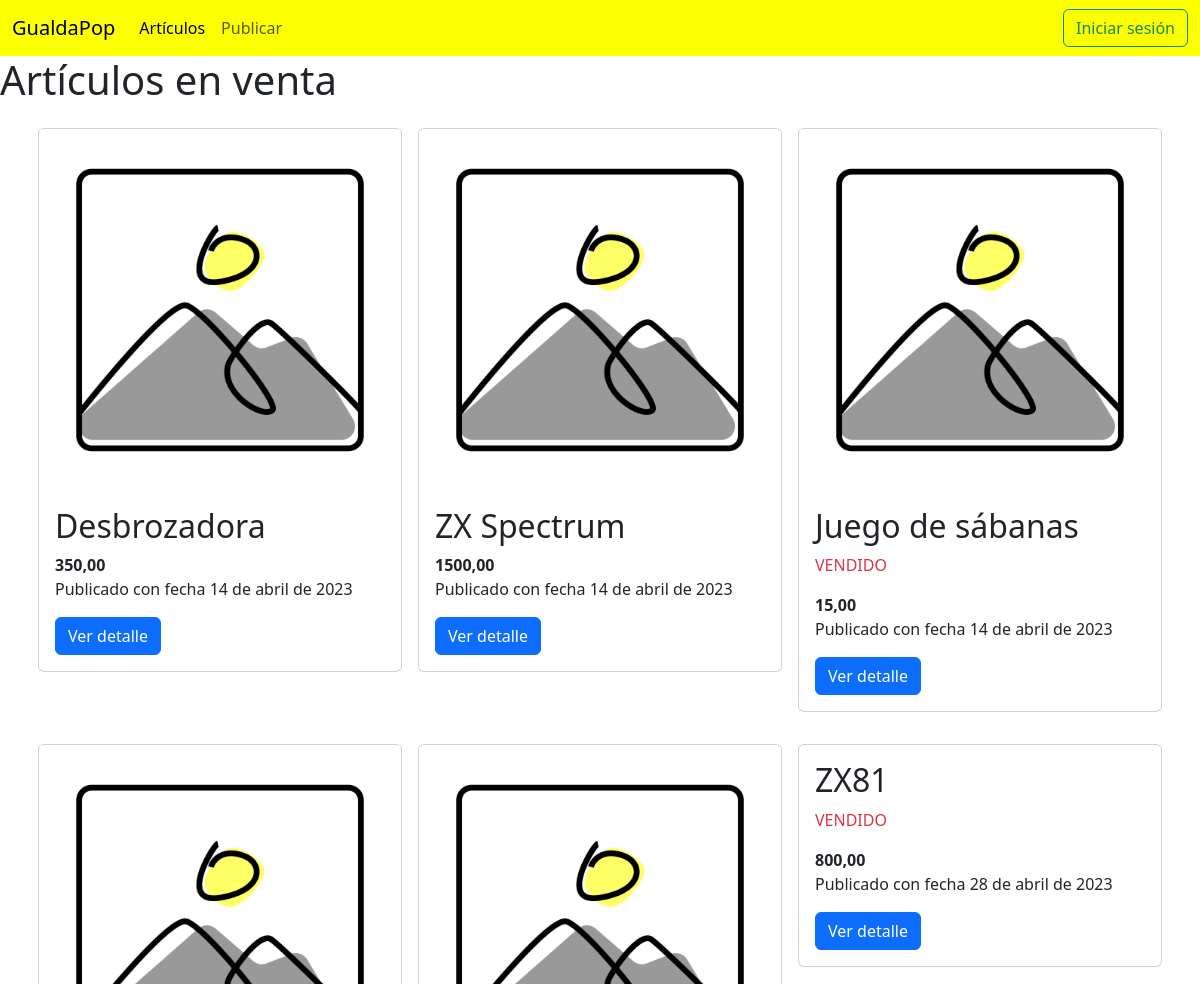
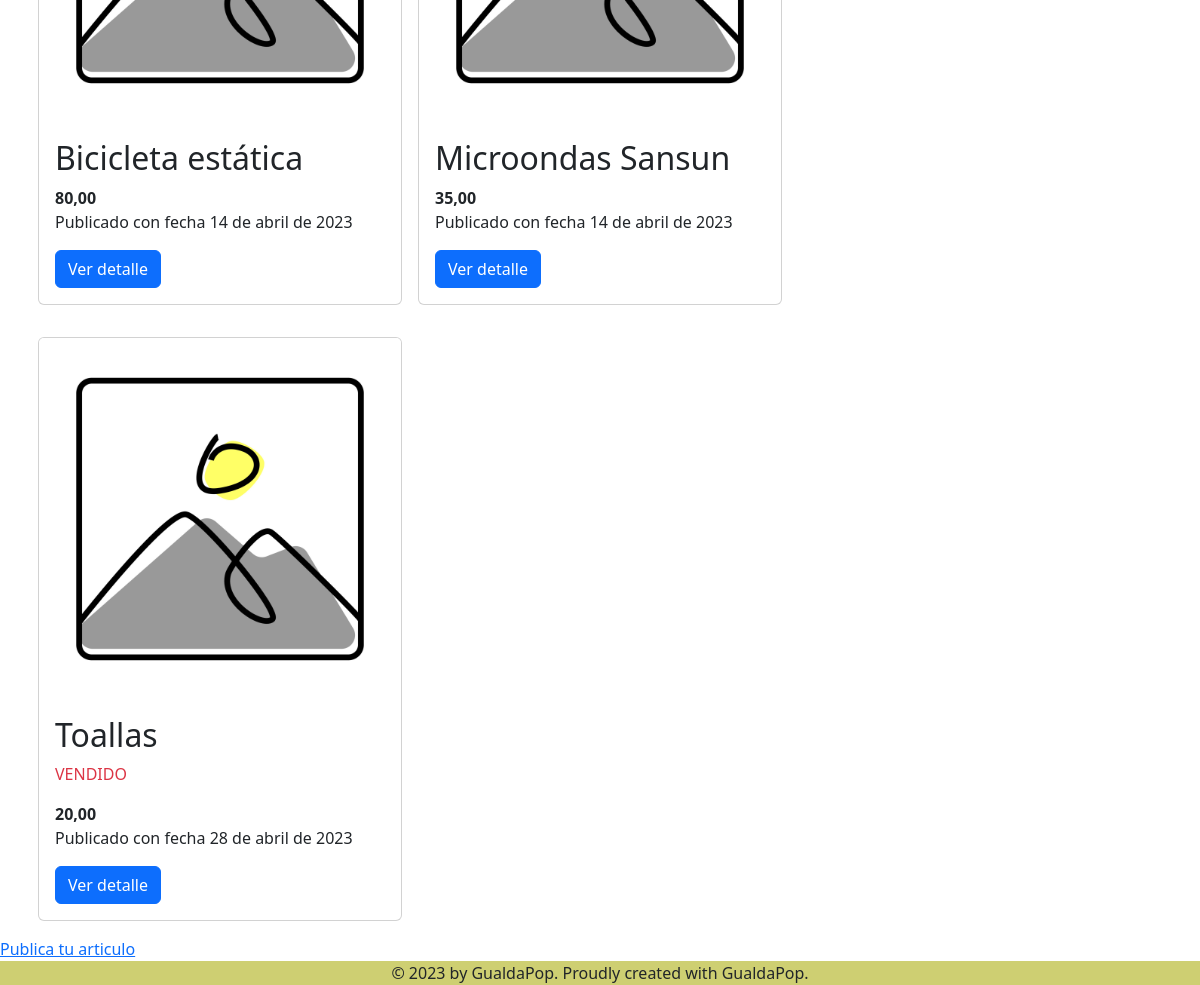
The page / on the database its author committed (2 pictures, top to bottom).
### compraventa/models.py (models this page shows, shortened)
class Articulo(models.Model):
    nombre = models.CharField(max_length=100, blank=False, null=False)
    descripcion = models.TextField(blank=False, null=False)
    precio = models.DecimalField(max_digits=10, decimal_places=2, blank=False, null=False)
    fecha_publicacion = models.DateField(auto_now_add=True)
    vendido = models.BooleanField(default=False)
    foto = models.ImageField(upload_to='fotos', blank=True, null=True)
    vendedor = models.ForeignKey(User, on_delete=models.CASCADE, blank=True, null=True, related_name='vendedor')
    comprador = models.ForeignKey(User, on_delete=models.CASCADE, blank=True, null=True, related_name='comprador')

### compraventa/views.py (the view)
# urls.py: path('', listado_articulos, name='listado_articulos'),  # Página principal
def listado_articulos(request):
    articulos = Articulo.objects.all()
    return render(request, 'compraventa/listado_articulos.html', {'articulos': articulos})

### compraventa/templates/compraventa/listado_articulos.html (shortened to what this page needs)
{% extends 'base.html' %}
{% load static %}
{% block contenido %}
<h1>Artículos en venta</h1>
<main class="container">
    <div class="row">
        {% for articulo in articulos %}
        <article class="col-4 px-2 my-3">
            <div class="card">
                {% if articulo.foto %}
                <img src="{{ articulo.foto.url }}" alt="" class="card-img-top">
                {% else %}
                <img src="{% static 'compraventa/no-foto.jpg' %}" alt="" class="card-img-top">
                {% endif %}
                <div class="card-body">
                    <h2>{{ articulo.nombre }}</h2>
                    {% if articulo.vendido %}
                    <p class="text-danger">VENDIDO</p>
                    {% endif %}
                    <strong>{{ articulo.precio }}</strong>
                    <p>Publicado con fecha {{ articulo.fecha_publicacion }}</p>
                    <a class="btn btn-primary" href="{% url 'detalle_articulo' articulo.id %}">Ver detalle</a>
                </div>
            </div>
        </article>
        {% endfor %}
    </div>
</main>
<a href="{% url 'publicar_oferta' %}">Publica tu articulo</a>
{% endblock %}

### rows shown on the page
Articulo: nombre "Desbrozadora", precio "350,00", fecha_publicacion "14 de abril de 2023"
Articulo: nombre "ZX Spectrum", precio "1500,00", fecha_publicacion "14 de abril de 2023"
Articulo: nombre "Juego de sábanas", vendido "VENDIDO", precio "15,00", fecha_publicacion "14 de abril de 2023"
Articulo: nombre "Bicicleta estática", precio "80,00", fecha_publicacion "14 de abril de 2023"
Articulo: nombre "Microondas Sansun", precio "35,00", fecha_publicacion "14 de abril de 2023"
Articulo: nombre "ZX81", vendido "VENDIDO", precio "800,00", fecha_publicacion "28 de abril de 2023"
Articulo: nombre "Toallas", vendido "VENDIDO", precio "20,00", fecha_publicacion "28 de abril de 2023"
